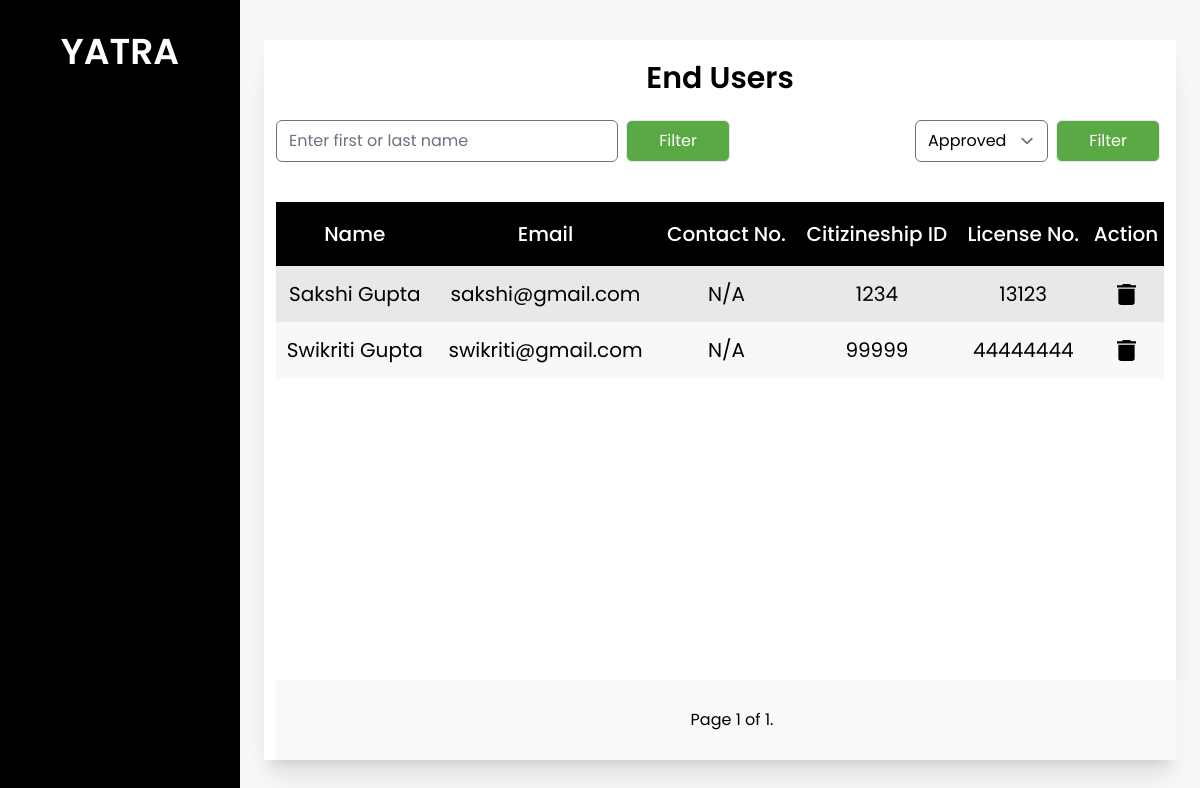
Page /end_users_admin/ on the earlier database version.
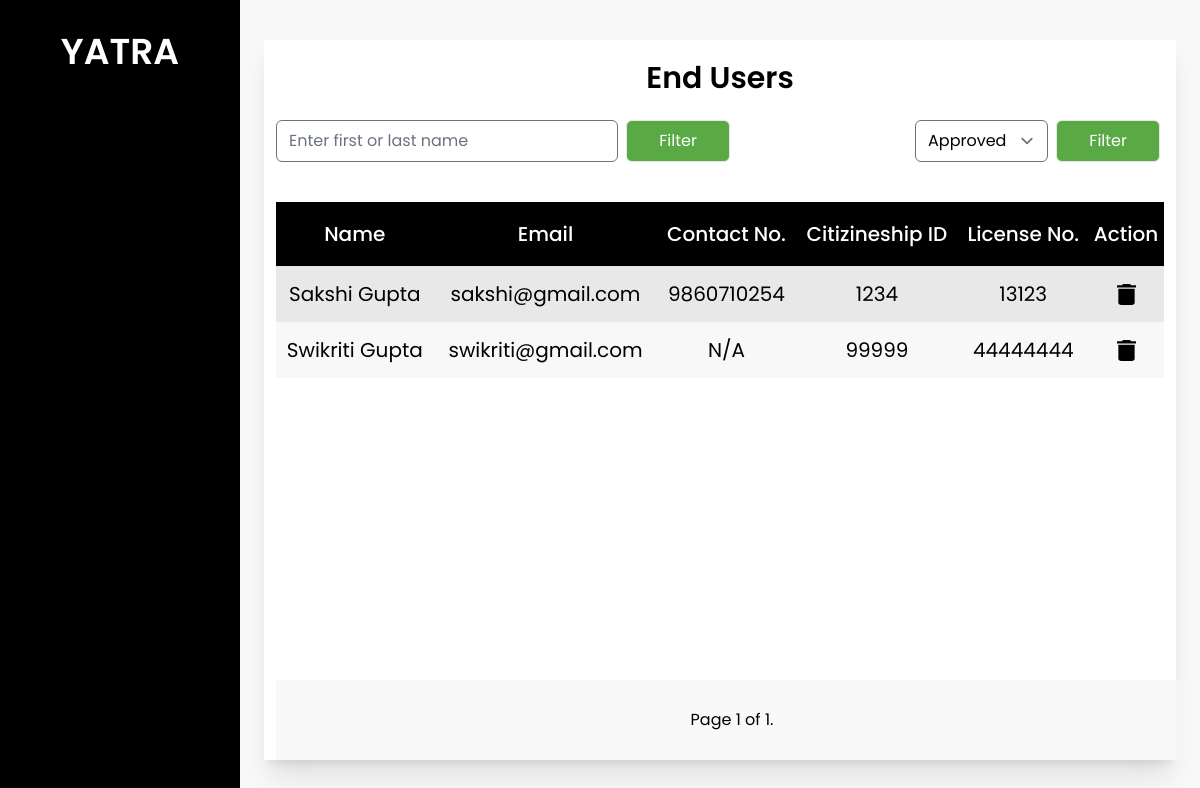
Same page on the later database version.
### base/models.py (models this page shows, shortened)
class EndUser(models.Model):
    user = models.OneToOneField(User, on_delete=models.CASCADE, related_name="enduser")
    first_name = models.CharField(max_length=25)
    last_name = models.CharField(max_length=25)
    email = models.EmailField()
    phone_number = models.CharField(max_length=10, null= True, blank=True)
    citizenship_id = models.CharField(max_length=20, null= True, blank=True)
    citizenship = models.ImageField(upload_to='enduser/profile',  default='default_photo.jpg')
    license_no = models.CharField(max_length=20, null= True, blank=True)
    license = models.ImageField(upload_to='enduser/profile',  default='default_photo.jpg')
    pic = models.ImageField(upload_to='enduser/profile', default='default_profile.jpg')
    is_approved = models.CharField(max_length=10, choices=status, default="Pending")
    is_blocked = models.BooleanField(default=False)

### base/views.py (the view)
# urls.py: path('end_users_admin/', views.end_users_admin, name='end_users_admin'),
def end_users_admin(request):
    nameform = UserFilterForm(request.GET or None)
    if nameform.is_valid():
        endUsers = nameform.filter_users(EndUser.objects.all())
    else:
        endUsers = EndUser.objects.filter(is_approved="Approved")
    statusform = UserFilterStatusForm(request.GET or None)
    if statusform.is_valid():
        endUsers = statusform.filter_users(endUsers)
    else:
        endUsers = endUsers.filter(is_approved="Approved")
    paginator = Paginator(endUsers, 6)
    page_number = request.GET.get('page')
    try:
        page_obj = paginator.get_page(page_number)
    except PageNotAnInteger:
        page_obj = paginator.get_page(1)
    except EmptyPage:
        page_obj = paginator.get_page(paginator.num_pages)
    context = {
        'data': page_obj,
        'nums': page_obj.paginator.num_pages * 'p',
        'nameform': nameform,
        'statusform':statusform
    }
    return render(request, 'enduser/endusers_admin.html', context)

### base/forms.py (shortened to what this page needs)
class UserFilterForm(forms.Form):
    name = forms.CharField(required=False, label='Search', widget=forms.TextInput(attrs={'placeholder': 'Enter first or last name'}))

class UserFilterStatusForm(forms.Form):
    status = forms.ChoiceField(choices=[('Approved', 'Approved'), ('Rejected', 'Rejected')])

### base/templatetags/user_group.py (called while the page is built)
@register.filter(name='has_group')
def has_group(user, group_name):
    return user.groups.filter(name=group_name).exists()

### base/templates/enduser/endusers_admin.html (shortened to what this page needs)
{% extends 'base/base.html' %}
{% load static %}
{% load widget_tweaks %}
{% block content%}
<div class="h-screen w-full px-6 py-10 bg-theme">
    <div class="bg-white h-full flex flex-col justify-between shadow-xl relative">
        <div class="p-3">
            <h1 class="text-center text-3xl font-semibold pt-2 pb-6">End Users</h1>
            <div class="w-100 flex flex-row justify-between mb-6">
                <form>
                    {% render_field nameform.name class="rounded-md" %}
                    <input type="submit" class="bg-custom-green px-8 py-2 text-white rounded-md mx-1 border" value="Filter" />
                </form>
                <form>
                    {% render_field statusform.status class="rounded-md" %}
                    <input type="submit" class="bg-custom-green px-8 py-2 text-white rounded-md mx-1 border" value="Filter" />
                </form>
            </div>
            {% if data is not None %}
            <table class="w-full">
                <thead class="h-16 text-center">
                    <tr class="bg-black text-white text-xl">
                        <th class="font-medium">Name</th>
                        <th class="font-medium">Email</th>
                        <th class="font-medium">Contact No.</th>
                        <th class="font-medium">Citizineship ID</th>
                        <th class="font-medium">License No.</th>
                        <th class="font-medium">Action</th>
                    </tr>
                </thead>
                <tbody class="text-center">
                    {% for user in data.object_list %}
                    <tr class="text-xl h-14">
                        <td>{{user.first_name}} {{user.last_name}}</td>
                        <td>{{user.email}}</td>
                        <td>{% if user.phone_number %}{{user.phone_number}}{% else %}N/A{% endif %}</td>
                        <td>{% if user.citizenship_id %}{{user.citizenship_id}}{% else %}N/A{% endif %}</td>
                        <td>{% if user.license_no %}{{user.license_no}}{% else %}N/A{% endif %}</td>
                        <td>
                            <div class="flex flex-row justify-around">
                                <a href="{% url 'delete_user' user.user.id %}" onclick="return ConfirmDelete()">
                                    <img src="{% static 'images/delete.svg' %}">
                                </a>
                            </div>
                        </td>
                    </tr>
                    {% endfor %}
                </tbody>
            </table>
            {% endif %}
            <div class="flex flex-col h-20 w-full bg-pagination-gray bg-opacity-70 bottom-0 justify-center absolute px-3">
                <div class="w-full flex flex-row justify-center">
                    <div class="m-2 py-2 px-6">
                        Page {{ data.number }} of {{ data.paginator.num_pages }}.
                    </div>
                </div>
            </div>
        </div>
    </div>
</div>
{% endblock content %}

Differences in the rows shown:
changed EndUser "Sakshi": phone_number (not shown) → "9860710254"; no longer shows "N/A"
